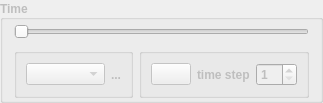
              <widget class="QGroupBox" name="groupBox_time">
               <property name="enabled">
                <bool>false</bool>
               </property>
               <property name="sizePolicy">
                <sizepolicy hsizetype="Expanding" vsizetype="Fixed">
                 <horstretch>0</horstretch>
                 <verstretch>0</verstretch>
                </sizepolicy>
               </property>
               <property name="minimumSize">
                <size>
                 <width>0</width>
                 <height>0</height>
                </size>
               </property>
               <property name="maximumSize">
                <size>
                 <width>16777215</width>
                 <height>16777215</height>
                </size>
               </property>
               <property name="font">
                <font>
                 <weight>75</weight>
                 <bold>true</bold>
                </font>
               </property>
               <property name="title">
                <string>Time</string>
               </property>
               <property name="alignment">
                <set>Qt::AlignLeading|Qt::AlignLeft|Qt::AlignVCenter</set>
               </property>
               <property name="flat">
                <bool>false</bool>
               </property>
               <layout class="QGridLayout" name="gridLayout_10" columnstretch="5,1">
                <property name="sizeConstraint">
                 <enum>QLayout::SetDefaultConstraint</enum>
                </property>
                <property name="topMargin">
                 <number>2</number>
                </property>
                <property name="bottomMargin">
                 <number>2</number>
                </property>
                <item row="2" column="0">
                 <widget class="QGroupBox" name="groupBox_8">
                  <property name="title">
                   <string/>
                  </property>
                  <layout class="QHBoxLayout" name="horizontalLayout_14">
                   <item>
                    <widget class="QComboBox" name="comboBox_time">
                     <property name="enabled">
                      <bool>false</bool>
                     </property>
                     <property name="sizePolicy">
                      <sizepolicy hsizetype="Preferred" vsizetype="Fixed">
                       <horstretch>0</horstretch>
                       <verstretch>0</verstretch>
                      </sizepolicy>
                     </property>
                     <property name="minimumSize">
                      <size>
                       <width>0</width>
                       <height>20</height>
                      </size>
                     </property>
                    </widget>
                   </item>
                   <item>
                    <widget class="QLabel" name="label_time">
                     <property name="sizePolicy">
                      <sizepolicy hsizetype="Preferred" vsizetype="Preferred">
                       <horstretch>0</horstretch>
                       <verstretch>0</verstretch>
                      </sizepolicy>
                     </property>
                     <property name="minimumSize">
                      <size>
                       <width>0</width>
                       <height>0</height>
                      </size>
                     </property>
                     <property name="text">
                      <string>...</string>
                     </property>
                    </widget>
                   </item>
                  </layout>
                 </widget>
                </item>
                <item row="2" column="1">
                 <widget class="QGroupBox" name="groupBox_9">
                  <property name="title">
                   <string/>
                  </property>
                  <layout class="QHBoxLayout" name="horizontalLayout_15">
                   <item>
                    <widget class="QPushButton" name="pushButton_Read">
                     <property name="maximumSize">
                      <size>
                       <width>60</width>
                       <height>16777215</height>
                      </size>
                     </property>
                     <property name="text">
                      <string/>
                     </property>
                     <property name="icon">
                      <iconset>
                       <normaloff>:/plugins/PostTelemac/icons/play/play.png</normaloff>:/plugins/PostTelemac/icons/play/play.png</iconset>
                     </property>
                    </widget>
                   </item>
                   <item>
                    <widget class="QLabel" name="label_40">
                     <property name="maximumSize">
                      <size>
                       <width>60</width>
                       <height>16777215</height>
                      </size>
                     </property>
                     <property name="text">
                      <string>time step</string>
                     </property>
                    </widget>
                   </item>
                   <item>
                    <widget class="QSpinBox" name="spinBox_readtimestep">
                     <property name="maximumSize">
                      <size>
                       <width>50</width>
                       <height>16777215</height>
                      </size>
                     </property>
                     <property name="minimum">
                      <number>1</number>
                     </property>
                    </widget>
                   </item>
                  </layout>
                 </widget>
                </item>
                <item row="0" column="0" colspan="2">
                 <widget class="QSlider" name="horizontalSlider_time">
                  <property name="enabled">
                   <bool>false</bool>
                  </property>
                  <property name="sizePolicy">
                   <sizepolicy hsizetype="Preferred" vsizetype="Fixed">
                    <horstretch>0</horstretch>
                    <verstretch>0</verstretch>
                   </sizepolicy>
                  </property>
                  <property name="minimumSize">
                   <size>
                    <width>0</width>
                    <height>20</height>
                   </size>
                  </property>
                  <property name="orientation">
                   <enum>Qt::Horizontal</enum>
                  </property>
                 </widget>
                </item>
               </layout>
              </widget>
